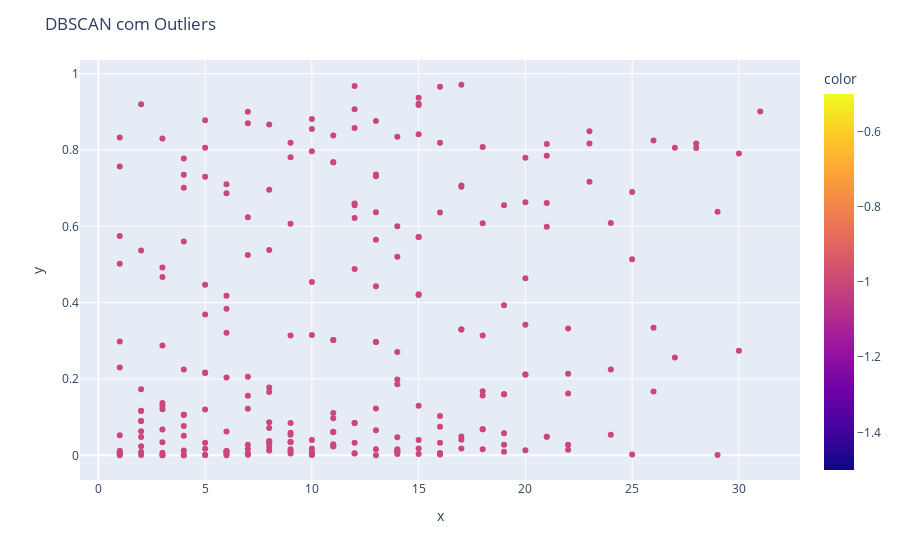

The notebook cell saved with this chart:
### Code cell
# Aplicando o DBSCAN diretamente nos dados sem PCA e sem Feature Scaling
dbscan = DBSCAN(eps=0.5, min_samples=10)
solucao_dbscan = dbscan.fit_predict(entrada_num)

# Criando o gráfico interativo do DBSCAN
fig = px.scatter(x=entrada_num.iloc[:, 0], y=entrada_num.iloc[:, 1], color=solucao_dbscan)
fig.update_layout(title="DBSCAN com Outliers")
fig.show()

# Plotar os resultados do DBSCAN
plt.scatter(entrada_num.iloc[:, 0], entrada_num.iloc[:, 1], c=solucao_dbscan, cmap='viridis', alpha=0.5)
plt.scatter(entrada_num.iloc[solucao_dbscan == -1, 0], entrada_num.iloc[solucao_dbscan == -1, 1], c='red', marker='x')
plt.title("DBSCAN com Outliers")
plt.xlabel("Feature 1")
plt.ylabel("Feature 2")
plt.show()

### Figure 1 — Plotly figure (JSON) as saved in the notebook; plotly's stock layout.template omitted (floating-point values rounded to 4 significant figures; data arrays with more than 128 entries replaced by an {"elided": "..."} marker saying what was removed)
{"data": [{"hovertemplate": "x=%{x}<br>y=%{y}<br>color=%{marker.color}<extra></extra>", "legendgroup": "", "marker": {"color": {"elided": "251 int values"}, "coloraxis": "coloraxis", "symbol": "circle"}, "mode": "markers", "name": "", "orientation": "v", "showlegend": false, "type": "scatter", "x": {"elided": "251 int values"}, "xaxis": "x", "y": {"elided": "251 float values"}, "yaxis": "y"}], "layout": {"coloraxis": {"colorbar": {"title": {"text": "color"}}, "colorscale": [[0, "#0d0887"], [0.1111, "#46039f"], [0.2222, "#7201a8"], [0.3333, "#9c179e"], [0.4444, "#bd3786"], [0.5556, "#d8576b"], [0.6667, "#ed7953"], [0.7778, "#fb9f3a"], [0.8889, "#fdca26"], [1, "#f0f921"]]}, "legend": {"tracegroupgap": 0}, "margin": {"t": 60}, "title": {"text": "DBSCAN com Outliers"}, "xaxis": {"anchor": "y", "domain": [0, 1], "title": {"text": "x"}}, "yaxis": {"anchor": "x", "domain": [0, 1], "title": {"text": "y"}}}}
